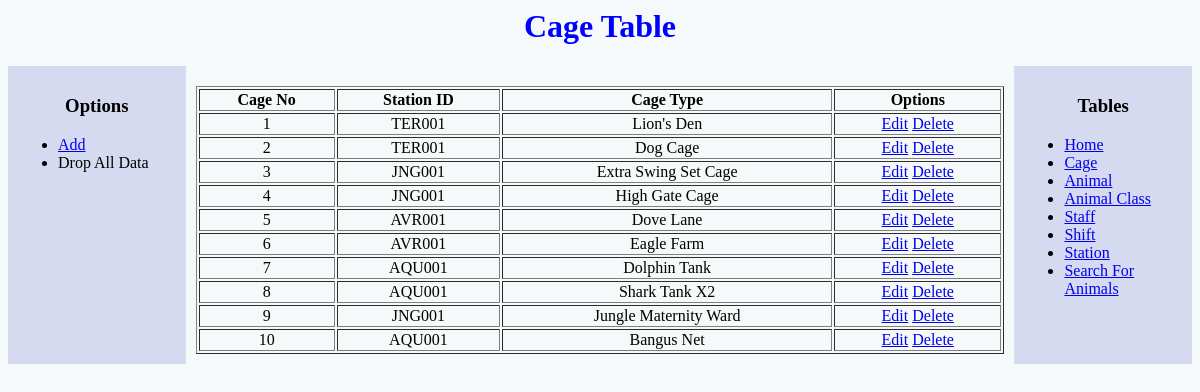
Screenshot of /cage.php with the database file from the repository.
### tables this page shows
CREATE TABLE `Cage` (
  `Station_ID` varchar(30) NOT NULL,
  `Cage_No` int(11) NOT NULL,
  `Cage_Type` varchar(30) NOT NULL
);

### cage.php (the view, shortened to what this page needs)
<html>
<body>
    <?php
        $host = "localhost";
        $user = "root";
        $pass = "";
        $db = "ZooDB";
        $dbconn = mysqli_connect($host,$user,$pass,$db) or die("Could not connect to database!");
        mysqli_select_db($dbconn,'Cage');
        $query="SELECT * FROM Cage";
        $result=mysqli_query($dbconn,$query);
    ?>
        <html>
        <head>
            <link href="asset/css/main.css" rel="stylesheet" type="text/css">
        </head>
        <body style="; background-color: #F6F9FA;">
            <h1 style="text-align: center">Cage Table</h1>
            <div class="row">
                <div class="col-2" style="text-align: left;background-color: #D6DAF0;">
                    <h3 style="text-align: center;">Options</h3>
                    <ul>
                        <li><a href="cageadd.php">Add</a></li>
                        <li>Drop All Data</li>
                    </ul>
                </div>
                <div class="col-8" style="text-align: center;">
                    <table border="1" style="width: 100%; margin-top: 10px;">
                        <tr>
                            <th>Cage No</th>
                            <th>Station ID</th>
                            <th>Cage Type</th>
                            <th>Options</th>
                        </tr>
                        <?php
                while($row=mysqli_fetch_assoc($result)){
            ?>
                            <tr>
                                <td><?php echo $row['Cage_No']?></td>
                                <td><?php echo $row['Station_ID']?></td>
                                <td><?php echo $row['Cage_Type']?></td>
                                <td><p><a href="cageedit.php?cageno=<?php echo $row['Cage_No']?>">Edit</a> <a href="cagedelete.php?cageno=<?php echo $row['Cage_No']?>">Delete</a></p></td>
                            </tr>
                            <?php
                }
            ?>
                    </table>
                </div>
                <div class="col-2" style="background-color: #D6DAF0;">
                    <h3 style="text-align: center;">Tables</h3>
                    <ul>
                        <li><a href="#">Home</a></li>
                        <li><a href="cage.php">Cage</a></li>
                        <li><a href="animal.php">Animal</a></li>
                        <li><a href="animalclass.php">Animal Class</a></li>
                        <li><a href="staff.php">Staff</a></li>
                        <li><a href="shift.php">Shift</a></li>
                        <li><a href="station.php">Station</a></li>
                        <li><a href="animalsearch.php">Search For Animals</a></li>
                    </ul>
                </div>
            </div>
        </body>
        </html>

### asset/css/main.css (style rules this page uses)
* { -webkit-box-sizing: border-box; -moz-box-sizing: border-box; -ms-box-sizing: border-box; box-sizing: border-box; }
h1 { color: blue }
.row { width: 100%; display: flex; flex-wrap: wrap; }
.col-2 { width: 15%; padding: 10px; }
.col-8 { width: 70%; padding: 10px; }

### cage.php (style rules this page uses)
td { text-align: center; }

### rows the page displays
cage: Cage_No "1", Station_ID "TER001", Cage_Type "Lion's Den"
cage: Cage_No "2", Station_ID "TER001", Cage_Type "Dog Cage"
cage: Cage_No "3", Station_ID "JNG001", Cage_Type "Extra Swing Set Cage"
cage: Cage_No "4", Station_ID "JNG001", Cage_Type "High Gate Cage"
cage: Cage_No "5", Station_ID "AVR001", Cage_Type "Dove Lane"
cage: Cage_No "6", Station_ID "AVR001", Cage_Type "Eagle Farm"
cage: Cage_No "7", Station_ID "AQU001", Cage_Type "Dolphin Tank"
cage: Cage_No "8", Station_ID "AQU001", Cage_Type "Shark Tank X2"
cage: Cage_No "9", Station_ID "JNG001", Cage_Type "Jungle Maternity Ward"
cage: Cage_No "10", Station_ID "AQU001", Cage_Type "Bangus Net"
